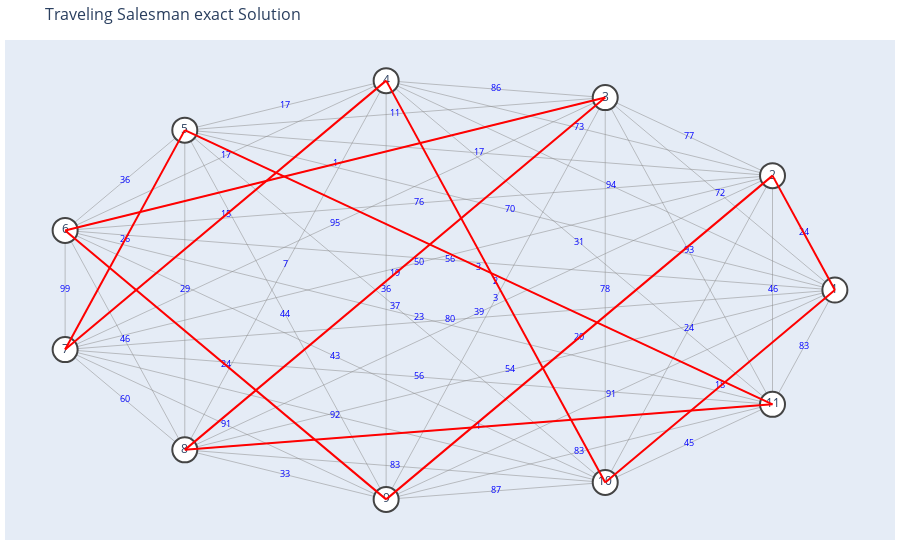

This figure's notebook cell:
### Code cell
plot_TSP(G3,optimum['G3']['way'],optimum['G3']['cost'])

### Figure 1 — Plotly figure (JSON) as saved in the notebook; plotly's stock layout.template omitted (floating-point values rounded to 4 significant figures; data arrays with more than 128 entries replaced by an {"elided": "..."} marker saying what was removed)
{"data": [{"hoverinfo": "none", "line": {"color": "#888", "width": 0.5}, "mode": "lines", "type": "scatter", "x": {"elided": "165 float values"}, "y": {"elided": "165 float values"}}, {"hoverinfo": "none", "marker": {"color": "#FFF", "colorscale": [[0, "rgb(161, 105, 40)"], [0.1667, "rgb(189, 146, 90)"], [0.3333, "rgb(214, 189, 141)"], [0.5, "rgb(237, 234, 194)"], [0.6667, "rgb(181, 200, 184)"], [0.8333, "rgb(121, 167, 172)"], [1, "rgb(40, 135, 161)"]], "line": {"width": 2}, "reversescale": true, "showscale": false, "size": 25}, "mode": "markers+text", "text": ["1", "2", "3", "4", "5", "6", "7", "8", "9", "10", "11"], "textposition": "middle center", "type": "scatter", "x": [1, 0.8413, 0.4154, -0.1423, -0.6549, -0.9595, -0.9595, -0.6549, -0.1423, 0.4154, 0.8413], "y": [0, 0.5406, 0.9096, 0.9898, 0.7557, 0.2817, -0.2817, -0.7557, -0.9898, -0.9096, -0.5406]}, {"hoverinfo": "none", "marker": {"opacity": 0}, "mode": "markers+text", "text": ["24", "72", "94", "70", "56", "80", "54", "91", "18", "83", "77", "73", "17", "76", "50", "39", "20", "24", "46", "86", "11", "1", "95", "19", "3", "78", "93", "17", "17", "15", "7", "36", "2", "31", "36", "26", "29", "44", "37", "3", "99", "46", "24", "43", "23", "60", "91", "92", "56", "33", "83", "1", "87", "83", "45"], "textfont": {"color": "blue", "size": 9}, "textposition": "middle center", "type": "scatter", "x": [0.9206, 0.7077, 0.4288, 0.1726, 0.02025, 0.02025, 0.1726, 0.4288, 0.7077, 0.9206, 0.6283, 0.3495, 0.0932, -0.05912, -0.05912, 0.0932, 0.3495, 0.6283, 0.8413, 0.1366, -0.1197, -0.272, -0.272, -0.1197, 0.1366, 0.4154, 0.6283, -0.3986, -0.5509, -0.5509, -0.3986, -0.1423, 0.1366, 0.3495, -0.8072, -0.8072, -0.6549, -0.3986, -0.1197, 0.0932, -0.9595, -0.8072, -0.5509, -0.272, -0.05912, -0.8072, -0.5509, -0.272, -0.05912, -0.3986, -0.1197, 0.0932, 0.1366, 0.3495, 0.6283], "y": [0.2703, 0.4548, 0.4949, 0.3779, 0.1409, -0.1409, -0.3779, -0.4949, -0.4548, -0.2703, 0.7251, 0.7652, 0.6482, 0.4112, 0.1295, -0.1076, -0.2246, -0.1845, -5.96e-08, 0.9497, 0.8327, 0.5957, 0.3139, 0.07694, -0.04009, 0, 0.1845, 0.8728, 0.6358, 0.354, 0.117, 0, 0.04009, 0.2246, 0.5187, 0.237, 2.98e-08, -0.117, -0.07694, 0.1076, 2.98e-08, -0.237, -0.354, -0.3139, -0.1295, -0.5187, -0.6358, -0.5957, -0.4112, -0.8728, -0.8327, -0.6482, -0.9497, -0.7652, -0.7251]}, {"hoverinfo": "none", "line": {"color": "#F00", "width": 2}, "mode": "lines", "type": "scatter", "x": [1, 0.4154, null, 0.4154, -0.1423, null, -0.1423, -0.9595, null, -0.9595, -0.6549, null, -0.6549, 0.8413, null, 0.8413, -0.6549, null, -0.6549, 0.4154, null, 0.4154, -0.9595, null, -0.9595, -0.1423, null, -0.1423, 0.8413, null, 0.8413, 1, null], "y": [0, -0.9096, null, -0.9096, 0.9898, null, 0.9898, -0.2817, null, -0.2817, 0.7557, null, 0.7557, -0.5406, null, -0.5406, -0.7557, null, -0.7557, 0.9096, null, 0.9096, 0.2817, null, 0.2817, -0.9898, null, -0.9898, 0.5406, null, 0.5406, 0, null]}], "layout": {"hovermode": "closest", "margin": {"b": 20, "l": 5, "r": 5, "t": 40}, "showlegend": false, "title": {"font": {"size": 16}, "text": "Traveling Salesman exact Solution"}, "xaxis": {"showgrid": false, "showticklabels": false, "zeroline": false}, "yaxis": {"showgrid": false, "showticklabels": false, "zeroline": false}}}
